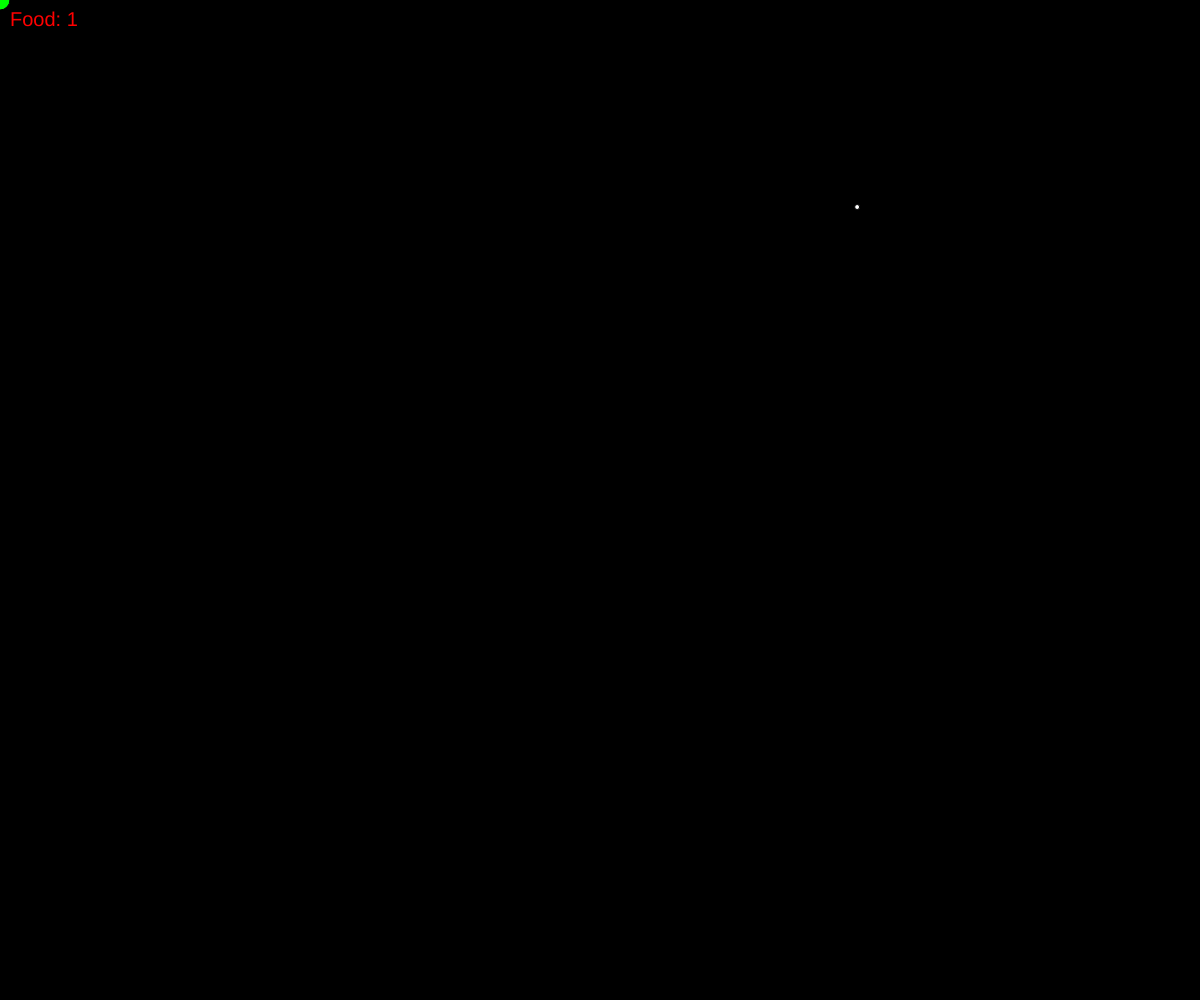
Frame 1 (no input)
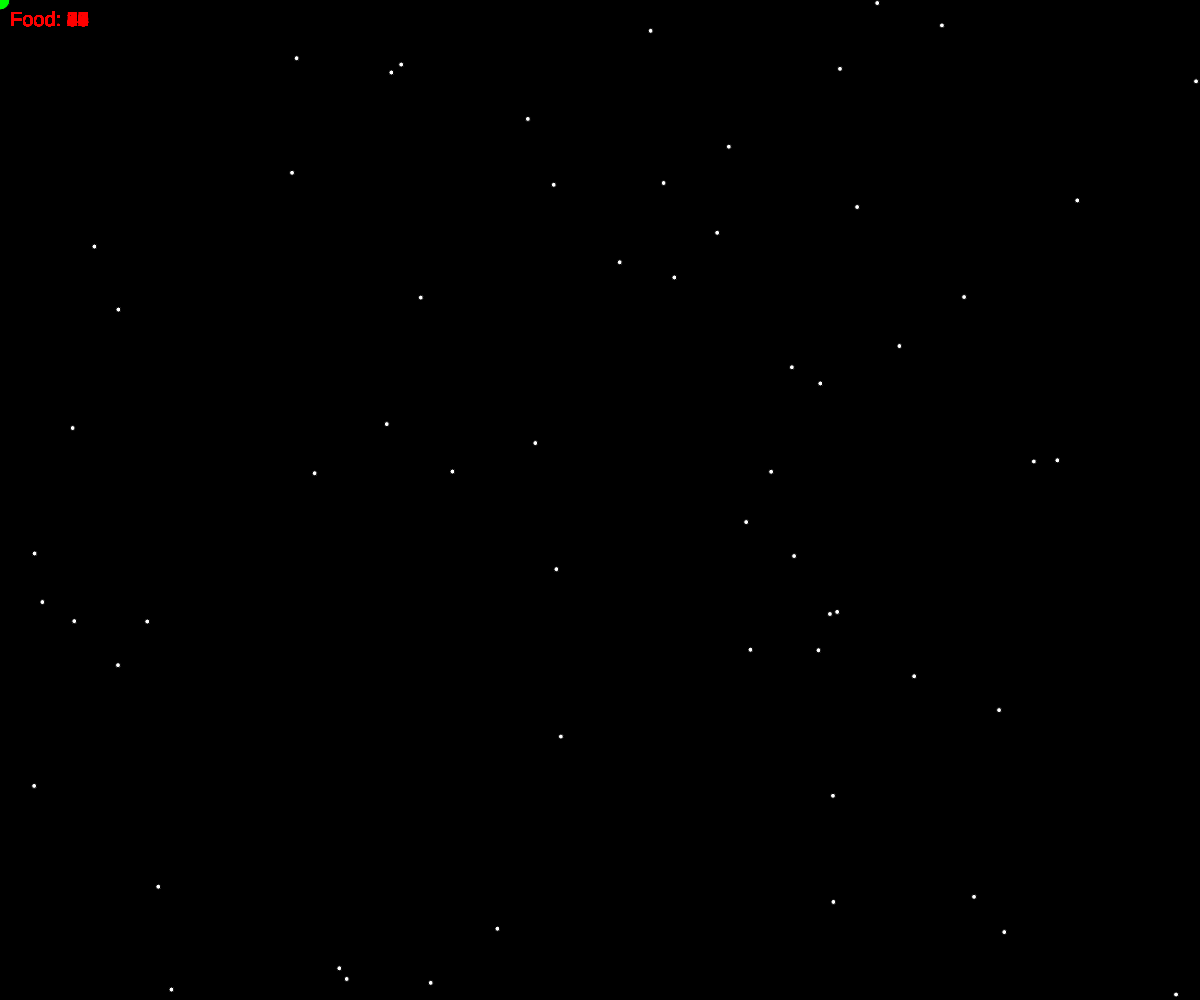
Frame 60 (no input)
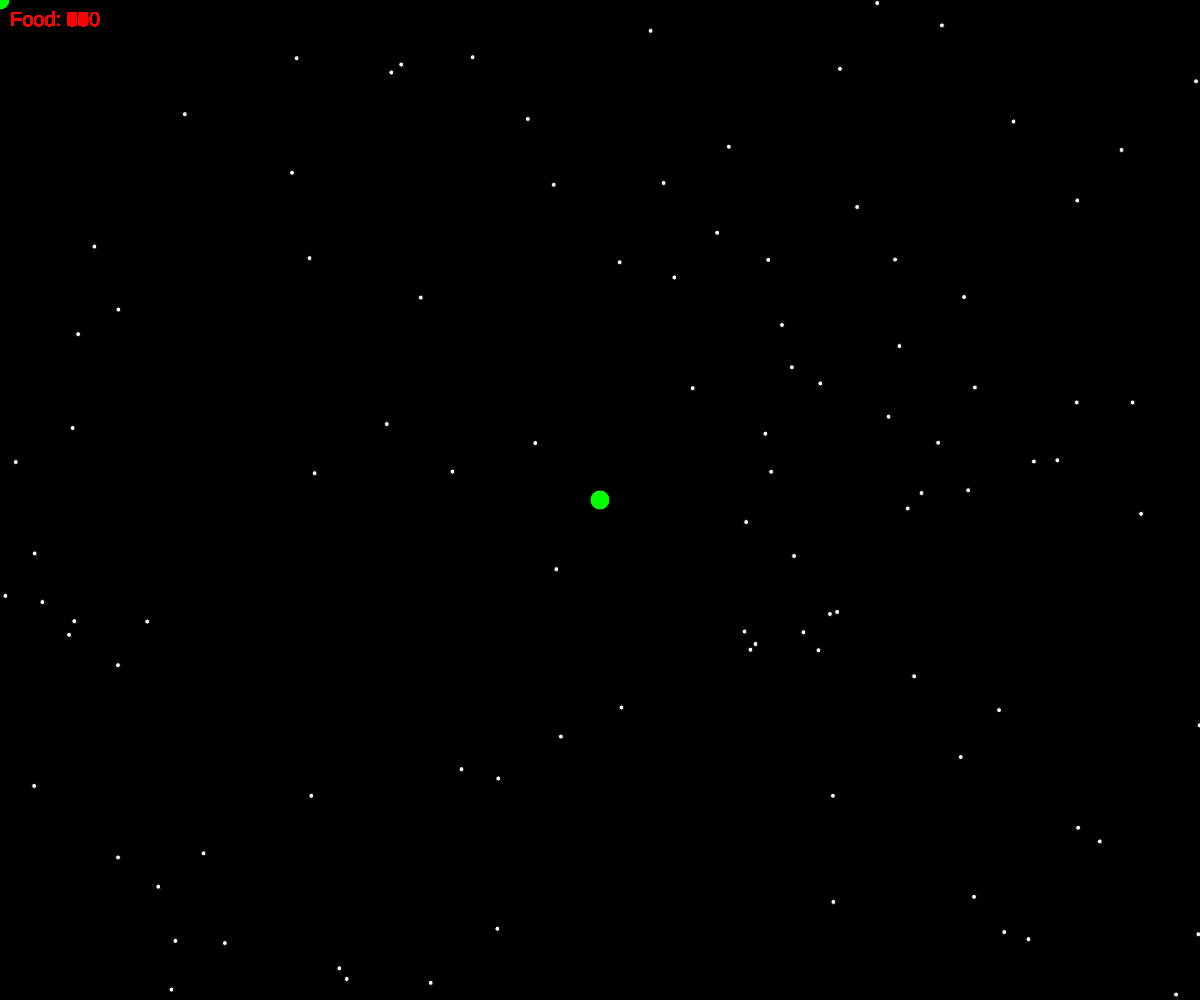
Frame 120 (the mouse pressed at the canvas centre since frame 60)

The p5.js sketch that drew these frames (run headless with seeded random() and noise() and a simulated clock; from frame 60 on, the mouse is pressed at the canvas centre):

// p5.js sketch
// ── sketch.js
let size = 20;
let Eaten = 0;
let speed = 20;
let spawnedFood = 0;
let x = 100;
let y = 100;
let spawnedFoodX = [];
let spawnedFoodY = [];

function setup() {
  createCanvas(windowWidth, windowHeight);
  background(0);
}

function draw() {
  Food();
  Stats();
  Player();
  Collision();
  Collider();
}

function Food() {
  fill(255);
  if (spawnedFood < 100) {
    ellipse(random(0, windowWidth), random(0, windowHeight), 5, 5);
    spawnedFood++;
  }
}

function Player() {
  fill(0, 255, 0);
  circle(mouseX, mouseY, size);
}

function Collision() {
  if (dist(mouseX, mouseY, x, y) < size / 2 + 5) {
    spawnedFood++;
    background(0);
  }
}
function Collider(){
let distance = dist(spawnedFoodX, spawnedFoodY, mouseX, mouseY);
if(distance <= size/2){
 }
}
function Stats() {
  fill(255,0,0);
  textSize(20);
  textAlign(LEFT, TOP);
  text("Food: " + spawnedFood, 10, 10);
} 
